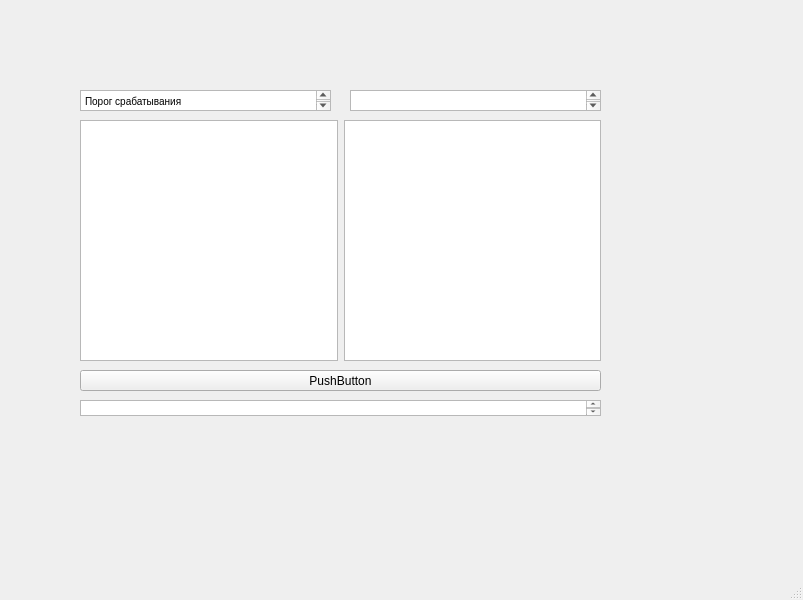
<?xml version="1.0" encoding="UTF-8"?>
<ui version="4.0">
 <class>MainWindow</class>
 <widget class="QMainWindow" name="MainWindow">
  <property name="geometry">
   <rect>
    <x>0</x>
    <y>0</y>
    <width>803</width>
    <height>600</height>
   </rect>
  </property>
  <property name="windowTitle">
   <string>MainWindow</string>
  </property>
  <widget class="QWidget" name="centralwidget">
   <widget class="QWidget" name="horizontalLayoutWidget">
    <property name="geometry">
     <rect>
      <x>80</x>
      <y>120</y>
      <width>521</width>
      <height>241</height>
     </rect>
    </property>
    <layout class="QHBoxLayout" name="horizontalLayout">
     <item>
      <widget class="QPlainTextEdit" name="text1"/>
     </item>
     <item>
      <widget class="QPlainTextEdit" name="text2"/>
     </item>
    </layout>
   </widget>
   <widget class="QPushButton" name="checkBtn">
    <property name="geometry">
     <rect>
      <x>80</x>
      <y>370</y>
      <width>521</width>
      <height>21</height>
     </rect>
    </property>
    <property name="text">
     <string>PushButton</string>
    </property>
   </widget>
   <widget class="QTextEdit" name="textEdit">
    <property name="geometry">
     <rect>
      <x>80</x>
      <y>90</y>
      <width>251</width>
      <height>21</height>
     </rect>
    </property>
    <property name="html">
     <string>&lt;!DOCTYPE HTML PUBLIC &quot;-//W3C//DTD HTML 4.0//EN&quot; &quot;http://www.w3.org/TR/REC-html40/strict.dtd&quot;&gt;
&lt;html&gt;&lt;head&gt;&lt;meta name=&quot;qrichtext&quot; content=&quot;1&quot; /&gt;&lt;style type=&quot;text/css&quot;&gt;
p, li { white-space: pre-wrap; }
&lt;/style&gt;&lt;/head&gt;&lt;body style=&quot; font-family:'MS Shell Dlg 2'; font-size:7.8pt; font-weight:400; font-style:normal;&quot;&gt;
&lt;p style=&quot; margin-top:0px; margin-bottom:0px; margin-left:0px; margin-right:0px; -qt-block-indent:0; text-indent:0px;&quot;&gt;Порог срабатывания&lt;/p&gt;&lt;/body&gt;&lt;/html&gt;</string>
    </property>
   </widget>
   <widget class="QTextBrowser" name="textBrowser">
    <property name="geometry">
     <rect>
      <x>80</x>
      <y>400</y>
      <width>521</width>
      <height>16</height>
     </rect>
    </property>
   </widget>
   <widget class="QTextEdit" name="textEdit_2">
    <property name="geometry">
     <rect>
      <x>350</x>
      <y>90</y>
      <width>251</width>
      <height>21</height>
     </rect>
    </property>
   </widget>
  </widget>
  <widget class="QMenuBar" name="menubar">
   <property name="geometry">
    <rect>
     <x>0</x>
     <y>0</y>
     <width>803</width>
     <height>26</height>
    </rect>
   </property>
  </widget>
  <widget class="QStatusBar" name="statusbar"/>
 </widget>
 <resources/>
 <connections/>
</ui>
